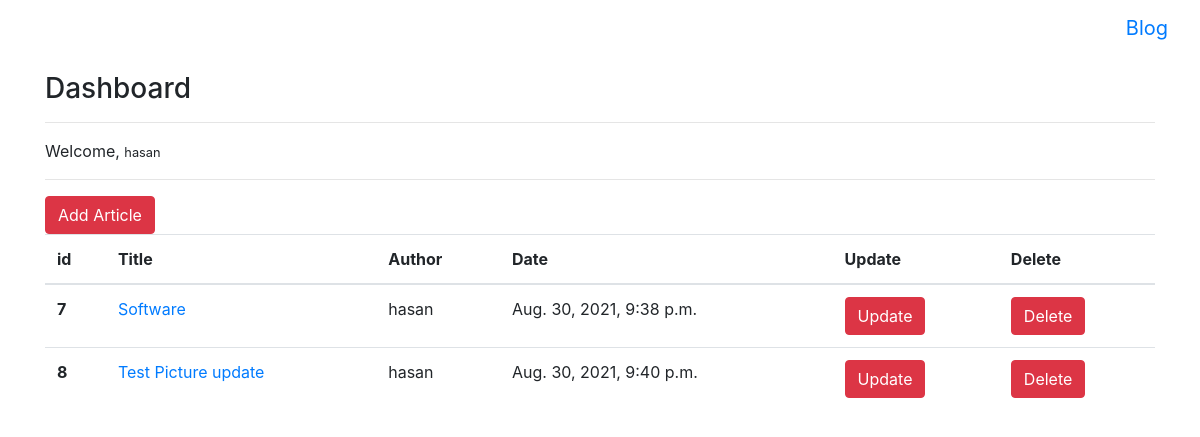
Page /articles/dashboard/ (signed in) on the earlier database version.
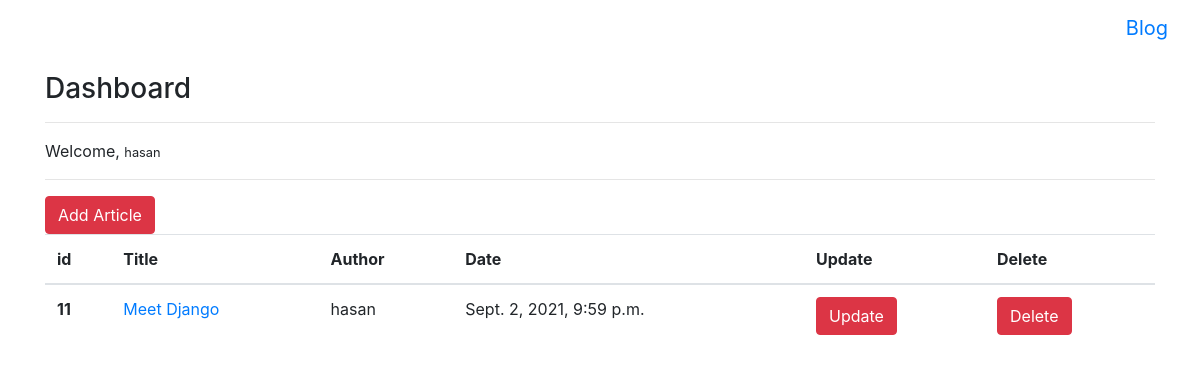
Same page on the later database version.
### article/models.py (models this page shows, shortened)
class Article(models.Model):
    author = models.ForeignKey("auth.User", on_delete= models.CASCADE)
    titel = models.CharField(max_length=50)
    content = RichTextField()
    created_date = models.DateTimeField(auto_now_add=True)
    article_image = models.FileField(blank=True, null=True,verbose_name="Add Picture")

### article/views.py (the view)
# urls.py: path('dashboard/',views.dashboard,name="dashboard"),
@login_required(login_url="user:login")
def dashboard(request):
     articles = Article.objects.filter(author=request.user)
     context ={
          "articles":articles
     }
     return render(request, 'dashboard.html',context)

### templates/dashboard.html
{% extends "layout.html" %}
{% block body %}
<h3>Dashboard</h3>
<hr>
<p>
    Welcome, <small>{{request.user.username}}</small>
</p>
<hr>
{% if articles %}
<a class="btn btn-danger" href="/articles/addarticle">Add Article</a>
<table class="table">
    <thead>
        <tr>
            <th scope="col">id</th>
            <th scope="col">Title</th>
            <th scope="col">Author</th>
            <th scope="col">Date</th>
            <th scope="col">Update</th>
            <th scope="col">Delete</th>
        </tr>
    </thead>
    <tbody>
        {% for article in articles %}
        <tr>
            <th scope="row">{{article.id}}</th>
            <td><a href="/articles/article/{{article.id}}">{{article.titel}}</a></td>
            <td>{{article.author.username}}</td>
            <td>{{article.created_date}}</td>
            <td><a href="/articles/update/{{article.id}}" class="btn btn-danger">Update</a></td>
            <td><a href="/articles/delete/{{article.id}}" class="btn btn-danger">Delete</a></td>
        </tr>
        {% endfor %}
    </tbody>
</table>
{% else %}
<div class="alert alert-danger">
    You do not have an article yet
</div>
{% endif %}
{% endblock body %}

Differences in the rows shown:
removed Article: id "7", titel "Software", author.username "hasan", created_date "Aug. 30, 2021, 9:38 p.m."
removed Article: id "8", titel "Test Picture update", author.username "hasan", created_date "Aug. 30, 2021, 9:40 p.m."
added Article: id "11", titel "Meet Django", author.username "hasan", created_date "Sept. 2, 2021, 9:59 p.m."
